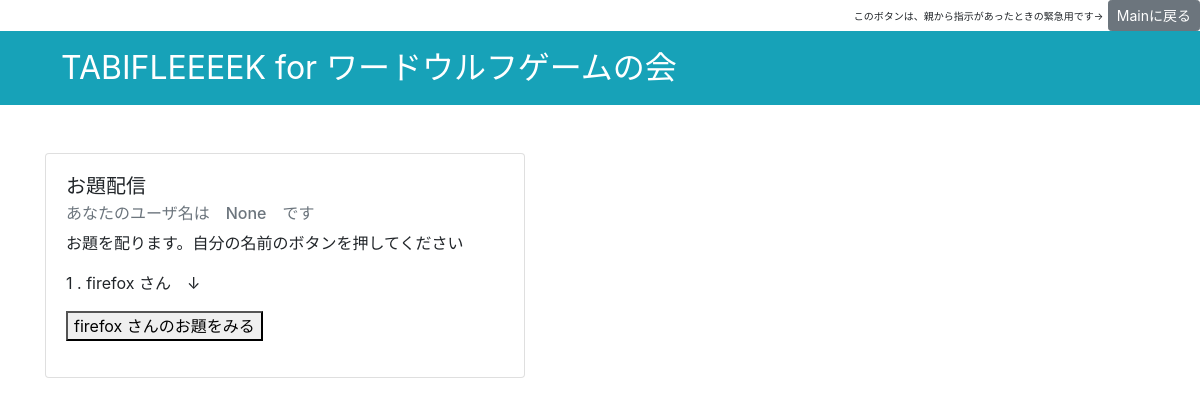
The app's page /memberlist_prepare, older data.
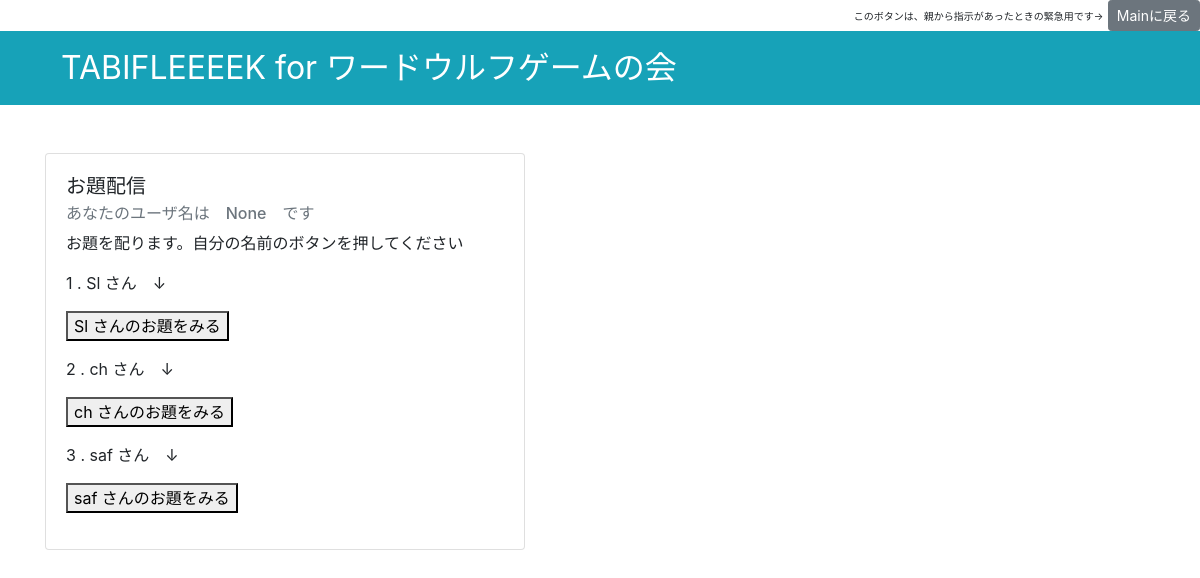
The same page, newer data.
### app.py (models this page shows, shortened)
class MemberList(db.Model):
    __tablename__ = 'players'
    id = db.Column(db.Integer, primary_key=True)
    username = db.Column(db.Text, nullable=False)
    comment = db.Column(db.String(128), nullable=False)
    vote_num = db.Column(db.Integer, nullable=False)
    ulf_flg = db.Column(db.Integer, nullable=False)
    to_vote = db.Column(db.Integer, nullable=False)
    to_vote2 = db.Column(db.Integer, nullable=False)
    prepare_flg = db.Column(db.Integer, nullable=False)

### app.py (the view)
@app.route('/memberlist_prepare')
def memberlist_prepare():
    myname = session.get('username')
    MemberList_DB = db.session.query(MemberList).all()
    OtherVari = db2.session.query(OtherVar).all()
    if myname is None:
        print("ユーザ名がNoneになってしまっています")
        flg_none = '1'
    else:
        flg_none = '0'
    if len(OtherVari) == 0:
        print("まだ親の人が開始ボタンを教えていません")
        return redirect(url_for('load_member_list'))
    else:
        debug_memberlist = MemberList.query.all()#debug_DBチェック用
        debug_OtherVar = OtherVar.query.all()#debug_DBチェック用
        return render_template('member_list_prepare.html',MemberList_DB = MemberList_DB,myname = myname,flg_none = flg_none,debug_memberlist =debug_memberlist ,debug_OtherVar = debug_OtherVar)

### templates/member_list_prepare.html (shortened to what this page needs)
{% extends 'base.html' %}
{% block content %}
<div class="py-5">
    <div class="card" style="width: 30rem;">
        <div class="card-body">
            <h5 class="card-title">お題配信</h5>
            <h6 class="card-subtitle mb-2 text-muted">あなたのユーザ名は　{{myname}}　です </h6>
            <p>お題を配ります。自分の名前のボタンを押してください</p>
            {% for member in MemberList_DB %}
                {% if flg_none == '1' %}
                <p>
                    {{ loop.index }} .  {{ member.username }}  さん　↓
                        <form action="/odaihaishin" method="POST">
                            <button type = "submit" name = "action" value = {{ loop.index }} > {{ member.username }} さんのお題をみる</button>
                        </form>
                </p>
                {% endif %}
            {% endfor %}
        </div>
    </div>
</div>
{% endblock %}

Row changes from the older to the newer data that the page shows:
changed MemberList (number 1 of 3 on the later page): username "firefox" → "Sl"
added MemberList: username "ch"
added MemberList: username "saf"
